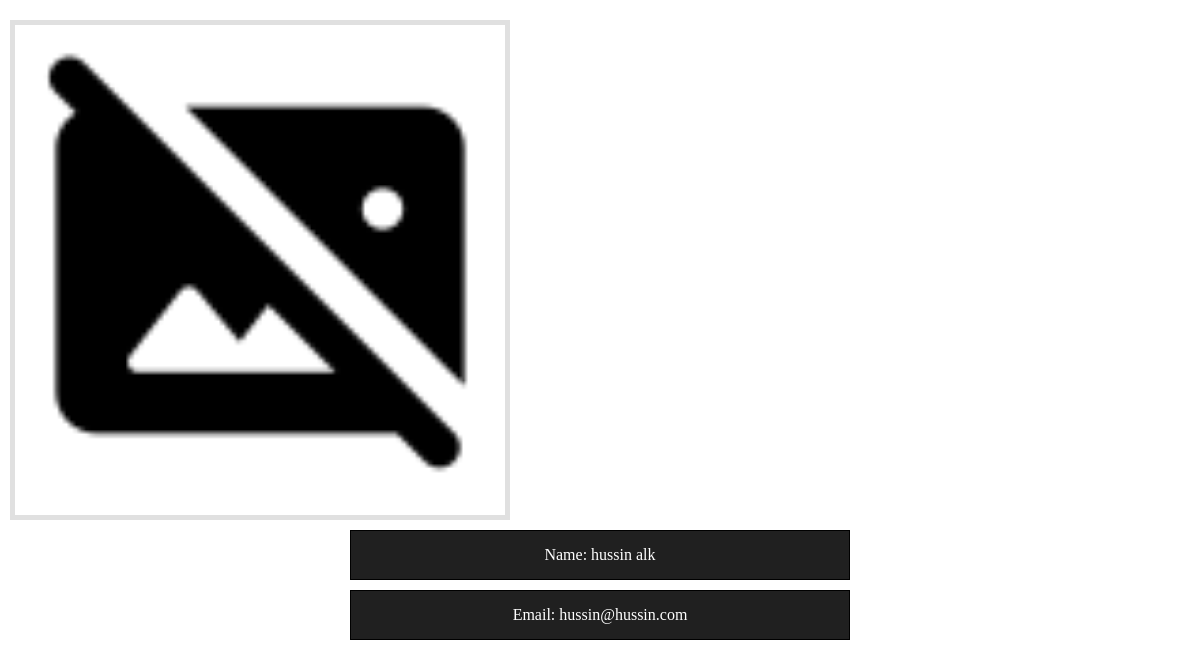
Screenshot of /user.php?id=3 with the database file from the repository.
### tables this page shows
CREATE TABLE `users` (
  `id` int(11) NOT NULL,
  `firstName` varchar(250) NOT NULL,
  `lastName` varchar(250) NOT NULL,
  `email` varchar(250) NOT NULL,
  `password` varchar(250) NOT NULL,
  `url_img` varchar(500) DEFAULT NULL
);

### user.php (the view, shortened to what this page needs)
<?php
include_once 'php/inc/config.php';
$id_user= $_GET['id'];
$sq_user=mysqli_query($conn,"SELECT * FROM users WHERE id={$id_user}");
if(mysqli_num_rows($sq_user) > 0 ){
    while($user = mysqli_fetch_object($sq_user)){
     $firstname= $user -> firstName;
     $lastname= $user -> lastName;
     $email= $user -> email;
     $url_img=$user -> url_img;
 }
}
?>
<!DOCTYPE html>
<html lang="en">
<head>
                 <link rel="stylesheet" href="../css/core.css">
                 <link rel="stylesheet" href="../css/user.css">
                 <link rel="stylesheet" href="../css/home.css">
                 <link rel="stylesheet" href="../css/sign-up.css">
</head>
<body>
    <div class="user-container">
    <div class="image">
    <img src="../php/image-user/<?php if($url_img != NULL){
        echo $url_img;
    }else{
        echo 'default.png';
    } ?>" alt="<?php echo $firstname.','.$lastname;?>">
    </div>
    <div class="info">
    <ul>
    <li>Name: <?php echo $firstname . ' '.$lastname?></li>
    <li>Email: <?php echo $email?></li>
    </ul>
    </div>
    </div>
</body>
</html>

### css/core.css (style rules this page uses)
* { padding: 0; margin: 0; box-sizing: border-box; text-decoration: none; }

### css/user.css (style rules this page uses)
.user-container { width: 100%; min-height: 100vh; }
.user-container .image { margin: 10px auto; width: 250px; border: 5px solid #dbdbdbdb; display: -webkit-box; display: -ms-flexbox; display: flex; -webkit-box-align: center; -ms-flex-align: center; align-items: center; }
.user-container .image img { width: 100%; }
.user-container .info { margin: 10px auto; width: 250px; min-height: 100px; }
.user-container .info ul { width: 100%; height: 100%; }
.user-container .info ul li { width: 100%; height: 50px; background-color: #202020; border: 1px #000 solid; display: -webkit-box; display: -ms-flexbox; display: flex; -webkit-box-align: center; -ms-flex-align: center; align-items: center; -webkit-box-pack: center; -ms-flex-pack: center; justify-content: center; color: #fff; margin: 10px 0px; }
@media screen and (min-width: 700px) { .user-container .image { margin: 10px; float: left; width: 500px; } }
@media screen and (min-width: 700px) { .user-container .image img { width: 100%; } }
@media screen and (min-width: 700px) { .user-container .info { min-height: 500px; width: 500px; } }

### css/sign-up.css (style rules this page uses)
body { width: 100%; }

### rows the page displays
users: firstName "hussin", lastName "alk", email "hussin@hussin.com"
